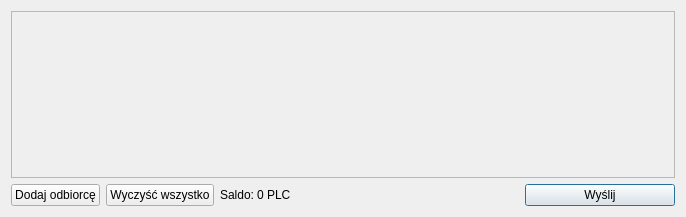
<?xml version="1.0" encoding="UTF-8"?>
<ui version="4.0">
 <class>SendCoinsDialog</class>
 <widget class="QDialog" name="SendCoinsDialog">
  <property name="geometry">
   <rect>
    <x>0</x>
    <y>0</y>
    <width>686</width>
    <height>217</height>
   </rect>
  </property>
  <property name="windowTitle">
   <string>Send Coins</string>
  </property>
  <layout class="QVBoxLayout" name="verticalLayout">
   <item>
    <widget class="QScrollArea" name="scrollArea">
     <property name="widgetResizable">
      <bool>true</bool>
     </property>
     <widget class="QWidget" name="scrollAreaWidgetContents">
      <property name="geometry">
       <rect>
        <x>0</x>
        <y>0</y>
        <width>664</width>
        <height>154</height>
       </rect>
      </property>
      <layout class="QVBoxLayout" name="verticalLayout_2">
       <property name="margin">
        <number>0</number>
       </property>
       <item>
        <layout class="QVBoxLayout" name="entries">
         <property name="spacing">
          <number>6</number>
         </property>
        </layout>
       </item>
       <item>
        <spacer name="verticalSpacer">
         <property name="orientation">
          <enum>Qt::Vertical</enum>
         </property>
         <property name="sizeHint" stdset="0">
          <size>
           <width>20</width>
           <height>40</height>
          </size>
         </property>
        </spacer>
       </item>
      </layout>
     </widget>
    </widget>
   </item>
   <item>
    <layout class="QHBoxLayout" name="horizontalLayout">
     <item>
      <widget class="QPushButton" name="addButton">
       <property name="toolTip">
        <string>Send to multiple recipients at once</string>
       </property>
       <property name="text">
        <string>Dodaj odbiorcę</string>
       </property>
       <property name="icon">
        <iconset resource="../bitcoin.qrc">
         <normaloff>:/icons/add</normaloff>:/icons/add</iconset>
       </property>
       <property name="autoDefault">
        <bool>false</bool>
       </property>
      </widget>
     </item>
     <item>
      <widget class="QPushButton" name="clearButton">
       <property name="sizePolicy">
        <sizepolicy hsizetype="Minimum" vsizetype="Fixed">
         <horstretch>0</horstretch>
         <verstretch>0</verstretch>
        </sizepolicy>
       </property>
       <property name="toolTip">
        <string>Remove all transaction fields</string>
       </property>
       <property name="text">
        <string>Wyczyść wszystko</string>
       </property>
       <property name="icon">
        <iconset resource="../bitcoin.qrc">
         <normaloff>:/icons/remove</normaloff>:/icons/remove</iconset>
       </property>
       <property name="autoRepeatDelay">
        <number>300</number>
       </property>
       <property name="autoDefault">
        <bool>false</bool>
       </property>
      </widget>
     </item>
     <item>
      <layout class="QHBoxLayout" name="horizontalLayout_2">
       <property name="spacing">
        <number>3</number>
       </property>
       <item>
        <widget class="QLabel" name="label">
         <property name="text">
          <string>Saldo:</string>
         </property>
        </widget>
       </item>
       <item>
        <widget class="QLabel" name="labelBalance">
         <property name="cursor">
          <cursorShape>IBeamCursor</cursorShape>
         </property>
         <property name="text">
          <string>0 PLC</string>
         </property>
         <property name="textInteractionFlags">
          <set>Qt::LinksAccessibleByMouse|Qt::TextSelectableByKeyboard|Qt::TextSelectableByMouse</set>
         </property>
        </widget>
       </item>
      </layout>
     </item>
     <item>
      <spacer name="horizontalSpacer">
       <property name="orientation">
        <enum>Qt::Horizontal</enum>
       </property>
       <property name="sizeHint" stdset="0">
        <size>
         <width>40</width>
         <height>20</height>
        </size>
       </property>
      </spacer>
     </item>
     <item>
      <widget class="QPushButton" name="sendButton">
       <property name="minimumSize">
        <size>
         <width>150</width>
         <height>0</height>
        </size>
       </property>
       <property name="toolTip">
        <string>Confirm the send action</string>
       </property>
       <property name="text">
        <string>Wyślij</string>
       </property>
       <property name="icon">
        <iconset resource="../bitcoin.qrc">
         <normaloff>:/icons/send</normaloff>:/icons/send</iconset>
       </property>
       <property name="default">
        <bool>true</bool>
       </property>
      </widget>
     </item>
    </layout>
   </item>
  </layout>
 </widget>
 <resources>
  <include location="../bitcoin.qrc"/>
 </resources>
 <connections/>
</ui>
